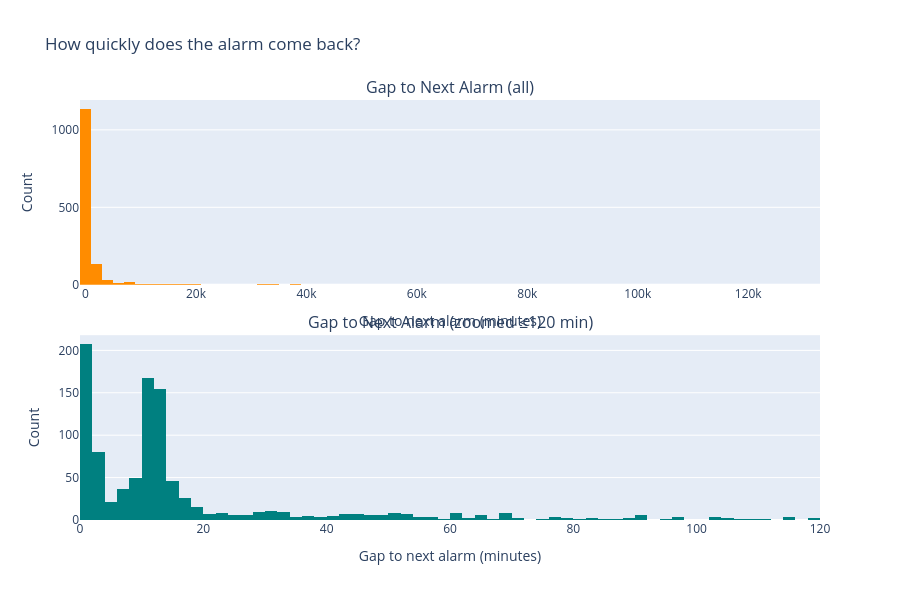

The code cell stored with this chart in its notebook:
### Code cell
# Distribution of GAP between consecutive alarms
gaps = episodes['gap_to_next_minutes'].dropna()

# Classify gaps
def classify_gap(gap_min):
    if gap_min <= 5:
        return '≤5 min (rapid re-alarm)'
    elif gap_min <= 30:
        return '5-30 min'
    elif gap_min <= 60:
        return '30-60 min'
    elif gap_min <= 360:
        return '1-6 hours'
    elif gap_min <= 1440:
        return '6-24 hours'
    else:
        return '>24 hours'

gap_classes = gaps.apply(classify_gap)
gap_order = ['≤5 min (rapid re-alarm)', '5-30 min', '30-60 min', '1-6 hours', '6-24 hours', '>24 hours']
gap_counts = gap_classes.value_counts().reindex(gap_order).fillna(0).astype(int)
gap_pcts = (gap_counts / len(gaps) * 100).round(1)

print("Gap Between Consecutive Alarms:")
print("=" * 50)
for cls in gap_order:
    print(f"  {cls:25s}: {gap_counts[cls]:5d} ({gap_pcts[cls]:5.1f}%)")

fig = make_subplots(rows=2, cols=1, subplot_titles=[
    'Gap to Next Alarm (all)',
    'Gap to Next Alarm (zoomed ≤120 min)'
], vertical_spacing=0.12)

fig.add_trace(go.Histogram(x=gaps, nbinsx=100, marker_color='darkorange', name='All'), row=1, col=1)
fig.add_trace(go.Histogram(x=gaps[gaps <= 120], nbinsx=60, marker_color='teal', name='≤120 min'), row=2, col=1)

fig.update_xaxes(title_text='Gap to next alarm (minutes)', row=1, col=1)
fig.update_xaxes(title_text='Gap to next alarm (minutes)', row=2, col=1)
fig.update_yaxes(title_text='Count', row=1, col=1)
fig.update_yaxes(title_text='Count', row=2, col=1)
fig.update_layout(height=600, showlegend=False, title_text='How quickly does the alarm come back?')
fig.show()

### Figure 1 — Plotly figure (JSON) as saved in the notebook; plotly's stock layout.template omitted (floating-point values rounded to 4 significant figures; data arrays with more than 128 entries replaced by an {"elided": "..."} marker saying what was removed)
{"data": [{"marker": {"color": "darkorange"}, "name": "All", "nbinsx": 100, "type": "histogram", "x": {"elided": "1378 float values"}, "xaxis": "x", "yaxis": "y"}, {"marker": {"color": "teal"}, "name": "≤120 min", "nbinsx": 60, "type": "histogram", "x": {"elided": "991 float values"}, "xaxis": "x2", "yaxis": "y2"}], "layout": {"annotations": [{"font": {"size": 16}, "showarrow": false, "text": "Gap to Next Alarm (all)", "x": 0.5, "xanchor": "center", "xref": "paper", "y": 1, "yanchor": "bottom", "yref": "paper"}, {"font": {"size": 16}, "showarrow": false, "text": "Gap to Next Alarm (zoomed ≤120 min)", "x": 0.5, "xanchor": "center", "xref": "paper", "y": 0.44, "yanchor": "bottom", "yref": "paper"}], "height": 600, "showlegend": false, "title": {"text": "How quickly does the alarm come back?"}, "xaxis": {"anchor": "y", "domain": [0, 1], "title": {"text": "Gap to next alarm (minutes)"}}, "xaxis2": {"anchor": "y2", "domain": [0, 1], "title": {"text": "Gap to next alarm (minutes)"}}, "yaxis": {"anchor": "x", "domain": [0.56, 1], "title": {"text": "Count"}}, "yaxis2": {"anchor": "x2", "domain": [0, 0.44], "title": {"text": "Count"}}}}
